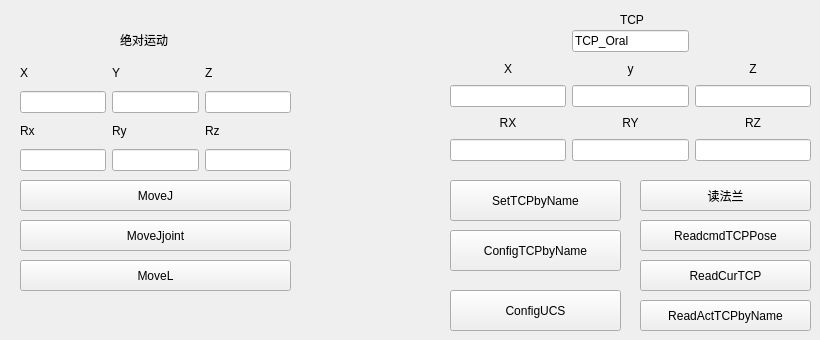
     <widget class="QWidget" name="SetTCP">
      <attribute name="title">
       <string>TCP和运动</string>
      </attribute>
      <widget class="QWidget" name="layoutWidget">
       <property name="geometry">
        <rect>
         <x>450</x>
         <y>30</y>
         <width>361</width>
         <height>131</height>
        </rect>
       </property>
       <layout class="QGridLayout" name="gridLayout_TCPSetting">
        <item row="4" column="1">
         <widget class="QLineEdit" name="lineEdit_TCP_ry"/>
        </item>
        <item row="3" column="2">
         <widget class="QLabel" name="label_TCP_RZ">
          <property name="text">
           <string>RZ</string>
          </property>
          <property name="alignment">
           <set>Qt::AlignCenter</set>
          </property>
         </widget>
        </item>
        <item row="1" column="0">
         <widget class="QLabel" name="label_TCP_X">
          <property name="text">
           <string>X</string>
          </property>
          <property name="alignment">
           <set>Qt::AlignCenter</set>
          </property>
         </widget>
        </item>
        <item row="2" column="2">
         <widget class="QLineEdit" name="lineEdit_TCP_z"/>
        </item>
        <item row="1" column="2">
         <widget class="QLabel" name="label_TCP_Z">
          <property name="text">
           <string>Z</string>
          </property>
          <property name="alignment">
           <set>Qt::AlignCenter</set>
          </property>
         </widget>
        </item>
        <item row="0" column="1">
         <widget class="QLineEdit" name="lineEdit_TCPName">
          <property name="text">
           <string>TCP_Oral</string>
          </property>
         </widget>
        </item>
        <item row="4" column="2">
         <widget class="QLineEdit" name="lineEdit_TCP_rz"/>
        </item>
        <item row="1" column="1">
         <widget class="QLabel" name="label_TCP_Y">
          <property name="text">
           <string>y</string>
          </property>
          <property name="alignment">
           <set>Qt::AlignCenter</set>
          </property>
         </widget>
        </item>
        <item row="4" column="0">
         <widget class="QLineEdit" name="lineEdit_TCP_rx"/>
        </item>
        <item row="2" column="1">
         <widget class="QLineEdit" name="lineEdit_TCP_y"/>
        </item>
        <item row="3" column="0">
         <widget class="QLabel" name="label_TCP_RX">
          <property name="text">
           <string>RX</string>
          </property>
          <property name="alignment">
           <set>Qt::AlignCenter</set>
          </property>
         </widget>
        </item>
        <item row="3" column="1">
         <widget class="QLabel" name="label_TCP_RY">
          <property name="text">
           <string>RY</string>
          </property>
          <property name="alignment">
           <set>Qt::AlignCenter</set>
          </property>
         </widget>
        </item>
        <item row="2" column="0">
         <widget class="QLineEdit" name="lineEdit_TCP_x"/>
        </item>
       </layout>
      </widget>
      <widget class="QPushButton" name="pushButton_ReadcmdTCPPose">
       <property name="geometry">
        <rect>
         <x>640</x>
         <y>220</y>
         <width>171</width>
         <height>31</height>
        </rect>
       </property>
       <property name="text">
        <string>ReadcmdTCPPose</string>
       </property>
      </widget>
      <widget class="QPushButton" name="pushButton_ReadCurTCP">
       <property name="geometry">
        <rect>
         <x>640</x>
         <y>260</y>
         <width>171</width>
         <height>31</height>
        </rect>
       </property>
       <property name="text">
        <string>ReadCurTCP</string>
       </property>
      </widget>
      <widget class="QPushButton" name="pushButton_ConfigTCPbyName">
       <property name="geometry">
        <rect>
         <x>450</x>
         <y>230</y>
         <width>171</width>
         <height>41</height>
        </rect>
       </property>
       <property name="text">
        <string>ConfigTCPbyName</string>
       </property>
      </widget>
      <widget class="QPushButton" name="pushButton_ReadActTCPByName">
       <property name="geometry">
        <rect>
         <x>640</x>
         <y>300</y>
         <width>171</width>
         <height>31</height>
        </rect>
       </property>
       <property name="text">
        <string>ReadActTCPbyName</string>
       </property>
      </widget>
      <widget class="QLabel" name="label_TCP">
       <property name="geometry">
        <rect>
         <x>620</x>
         <y>10</y>
         <width>101</width>
         <height>20</height>
        </rect>
       </property>
       <property name="text">
        <string>TCP</string>
       </property>
      </widget>
      <widget class="QWidget" name="gridLayoutWidget">
       <property name="geometry">
        <rect>
         <x>20</x>
         <y>60</y>
         <width>271</width>
         <height>111</height>
        </rect>
       </property>
       <layout class="QGridLayout" name="gridLayout_AbsoluteMovement">
        <item row="2" column="0">
         <widget class="QLineEdit" name="lineEdit_TargetX"/>
        </item>
        <item row="2" column="2">
         <widget class="QLineEdit" name="lineEdit_TargetZ"/>
        </item>
        <item row="2" column="1">
         <widget class="QLineEdit" name="lineEdit_TargetY"/>
        </item>
        <item row="4" column="1">
         <widget class="QLineEdit" name="lineEdit_TargetRY"/>
        </item>
        <item row="0" column="0">
         <widget class="QLabel" name="label_TargetX">
          <property name="text">
           <string>X</string>
          </property>
         </widget>
        </item>
        <item row="0" column="1">
         <widget class="QLabel" name="label_TargetY">
          <property name="text">
           <string>Y</string>
          </property>
         </widget>
        </item>
        <item row="3" column="0">
         <widget class="QLabel" name="label_TargetRx">
          <property name="text">
           <string>Rx</string>
          </property>
         </widget>
        </item>
        <item row="3" column="1">
         <widget class="QLabel" name="label_TargetRy">
          <property name="text">
           <string>Ry</string>
          </property>
         </widget>
        </item>
        <item row="0" column="2">
         <widget class="QLabel" name="label_TargetZ">
          <property name="text">
           <string>Z</string>
          </property>
         </widget>
        </item>
        <item row="4" column="0">
         <widget class="QLineEdit" name="lineEdit_TargetRX"/>
        </item>
        <item row="4" column="2">
         <widget class="QLineEdit" name="lineEdit_TargetRZ"/>
        </item>
        <item row="3" column="2">
         <widget class="QLabel" name="label_TargetRz">
          <property name="text">
           <string>Rz</string>
          </property>
         </widget>
        </item>
       </layout>
      </widget>
      <widget class="QPushButton" name="pushButton_MoveJ">
       <property name="geometry">
        <rect>
         <x>20</x>
         <y>180</y>
         <width>271</width>
         <height>31</height>
        </rect>
       </property>
       <property name="text">
        <string>MoveJ</string>
       </property>
      </widget>
      <widget class="QPushButton" name="pushButton_MoveL">
       <property name="geometry">
        <rect>
         <x>20</x>
         <y>260</y>
         <width>271</width>
         <height>31</height>
        </rect>
       </property>
       <property name="text">
        <string>MoveL</string>
       </property>
      </widget>
      <widget class="QLabel" name="label_AbsoluteMovement">
       <property name="geometry">
        <rect>
         <x>120</x>
         <y>30</y>
         <width>54</width>
         <height>20</height>
        </rect>
       </property>
       <property name="text">
        <string>绝对运动</string>
       </property>
      </widget>
      <widget class="QPushButton" name="pushButton_SetTCP">
       <property name="geometry">
        <rect>
         <x>450</x>
         <y>180</y>
         <width>171</width>
         <height>41</height>
        </rect>
       </property>
       <property name="text">
        <string>SetTCPbyName</string>
       </property>
      </widget>
      <widget class="QPushButton" name="pushButton_ReadBasetoFlange">
       <property name="geometry">
        <rect>
         <x>640</x>
         <y>180</y>
         <width>171</width>
         <height>31</height>
        </rect>
       </property>
       <property name="text">
        <string>读法兰</string>
       </property>
      </widget>
      <widget class="QPushButton" name="pushButtoN_MoveJJoint">
       <property name="geometry">
        <rect>
         <x>20</x>
         <y>220</y>
         <width>271</width>
         <height>31</height>
        </rect>
       </property>
       <property name="text">
        <string>MoveJjoint</string>
       </property>
      </widget>
      <widget class="QPushButton" name="pushButton_ConfigUCS">
       <property name="geometry">
        <rect>
         <x>450</x>
         <y>290</y>
         <width>171</width>
         <height>41</height>
        </rect>
       </property>
       <property name="text">
        <string>ConfigUCS</string>
       </property>
      </widget>
     </widget>
